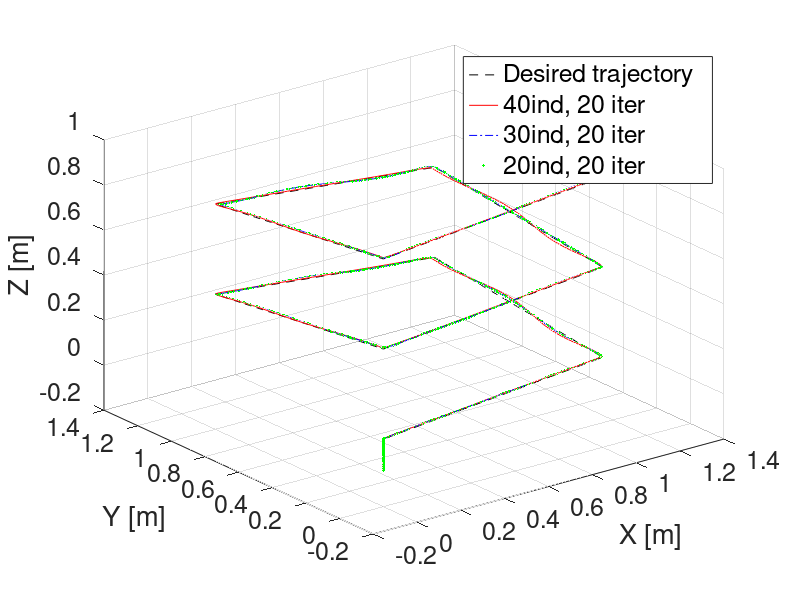
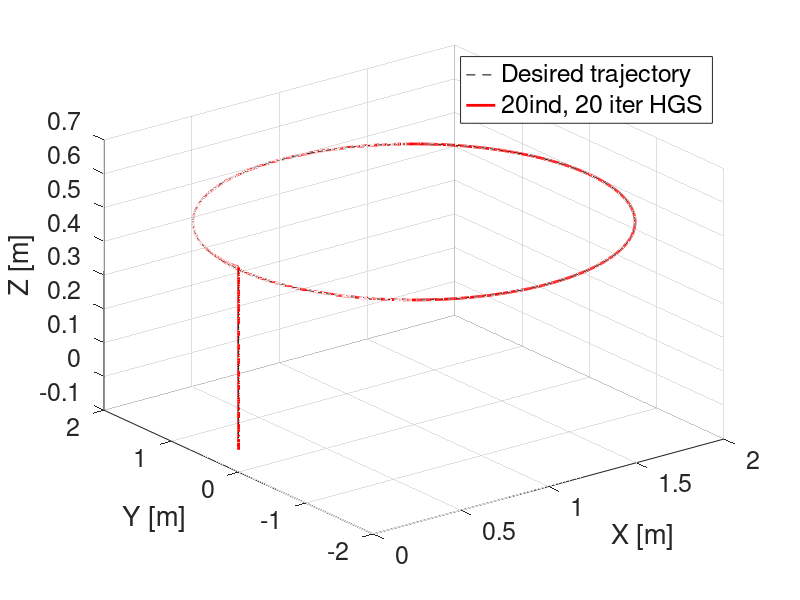

Recreate these plots in MATLAB, in order.

clear all
close all
load('HGS20_20.mat');
x_2020      = xa_HGS;
y_2020      = ya_HGS;
z_2020      = za_HGS;

load('HGS30_20.mat');
x_3020      = xb_HGS;
y_3020      = yb_HGS;
z_3020      = zb_HGS;

 load('HGS40_20.mat');
x_4020      = x_HGS;
y_4020      = y_HGS;
z_4020      = z_HGS;

load('xi.mat');
T=0.05;
t = [0:T:40];
x_d     = xi_d(1,:)';
y_d     = xi_d(2,:)';
z_d     = xi_d(3,:)';
phi_d   = xi_d(4,:)';
theta_d = xi_d(5,:)';
psi_d   = xi_d(6,:)';

figure
set(gcf,'position', [150,150,800,500])

x=x_HGS; y=y_HGS; z=z_HGS;

plot3(x_d,y_d,z_d,'k--',x_4020,y_4020,z_4020,'r-',x_2020,y_2020,z_2020,'b-.',x_3020,y_3020,z_3020,'g.','LineWidth',2);
xlabel('X [m]','Fontsize',18);
ylabel('Y [m]','Fontsize',18);
zlabel('Z [m]','Fontsize',18);
set(gca,'Fontsize',18)
legend('Desired trajectory ','40ind, 20 iter','30ind, 20 iter','20ind, 20 iter','AutoUpdate','off','Fontsize',18)
hold on
grid on

%%
clear xi_d
load('xiCircle.mat');
x_dC     = xi_d(1,:)';
y_dC     = xi_d(2,:)';
z_dC     = xi_d(3,:)';
x_HGS_C     = xi(:,4);
y_HGS_C     = xi(:,5);
z_HGS_C     = xi(:,6);

figure
set(gcf,'position', [150,150,800,500])

%x=x_HGS; y=y_HGS; z=z_HGS;

plot3(x_dC,y_dC,z_dC,'k--',x_HGS_C,y_HGS_C,z_HGS_C,'r','LineWidth',2);
xlabel('X [m]','Fontsize',18);
ylabel('Y [m]','Fontsize',18);
zlabel('Z [m]','Fontsize',18);
set(gca,'Fontsize',18)
legend('Desired trajectory ','20ind, 20 iter HGS','Fontsize',18)
hold on
grid on